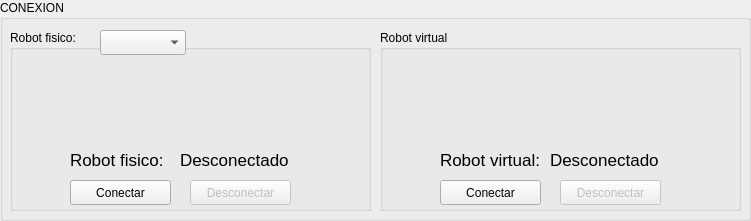
     <widget class="QGroupBox" name="groupBox_10">
      <property name="geometry">
       <rect>
        <x>10</x>
        <y>10</y>
        <width>751</width>
        <height>221</height>
       </rect>
      </property>
      <property name="title">
       <string>CONEXION</string>
      </property>
      <widget class="QGroupBox" name="groupBox_11">
       <property name="geometry">
        <rect>
         <x>10</x>
         <y>30</y>
         <width>361</width>
         <height>181</height>
        </rect>
       </property>
       <property name="title">
        <string>Robot fisico:</string>
       </property>
       <widget class="QPushButton" name="btn_disconnect_real">
        <property name="enabled">
         <bool>false</bool>
        </property>
        <property name="geometry">
         <rect>
          <x>180</x>
          <y>150</y>
          <width>101</width>
          <height>25</height>
         </rect>
        </property>
        <property name="text">
         <string>Desconectar</string>
        </property>
       </widget>
       <widget class="QLabel" name="txt_moving_state_2">
        <property name="geometry">
         <rect>
          <x>60</x>
          <y>120</y>
          <width>101</width>
          <height>20</height>
         </rect>
        </property>
        <property name="font">
         <font>
          <pointsize>13</pointsize>
         </font>
        </property>
        <property name="text">
         <string>Robot fisico:</string>
        </property>
       </widget>
       <widget class="QPushButton" name="btn_connect_real">
        <property name="geometry">
         <rect>
          <x>60</x>
          <y>150</y>
          <width>101</width>
          <height>25</height>
         </rect>
        </property>
        <property name="text">
         <string>Conectar</string>
        </property>
       </widget>
       <widget class="QLabel" name="state_real">
        <property name="geometry">
         <rect>
          <x>170</x>
          <y>120</y>
          <width>111</width>
          <height>20</height>
         </rect>
        </property>
        <property name="font">
         <font>
          <pointsize>13</pointsize>
         </font>
        </property>
        <property name="text">
         <string>Desconectado</string>
        </property>
       </widget>
       <widget class="QLabel" name="imagen_robot_real">
        <property name="geometry">
         <rect>
          <x>120</x>
          <y>30</y>
          <width>101</width>
          <height>81</height>
         </rect>
        </property>
        <property name="text">
         <string/>
        </property>
        <property name="pixmap">
         <pixmap>images/imagen_robot_real.jpeg</pixmap>
        </property>
        <property name="scaledContents">
         <bool>true</bool>
        </property>
       </widget>
       <widget class="QComboBox" name="topicos_election">
        <property name="geometry">
         <rect>
          <x>90</x>
          <y>0</y>
          <width>86</width>
          <height>25</height>
         </rect>
        </property>
        <property name="editable">
         <bool>false</bool>
        </property>
        <property name="currentText">
         <string> </string>
        </property>
        <item>
         <property name="text">
          <string> </string>
         </property>
        </item>
        <item>
         <property name="text">
          <string notr="true">/gamora</string>
         </property>
        </item>
        <item>
         <property name="text">
          <string>/nebula</string>
         </property>
        </item>
       </widget>
      </widget>
      <widget class="QGroupBox" name="groupBox_12">
       <property name="geometry">
        <rect>
         <x>380</x>
         <y>30</y>
         <width>361</width>
         <height>181</height>
        </rect>
       </property>
       <property name="title">
        <string>Robot virtual</string>
       </property>
       <widget class="QPushButton" name="btn_disconnect_sim">
        <property name="enabled">
         <bool>false</bool>
        </property>
        <property name="geometry">
         <rect>
          <x>180</x>
          <y>150</y>
          <width>101</width>
          <height>25</height>
         </rect>
        </property>
        <property name="text">
         <string>Desconectar</string>
        </property>
       </widget>
       <widget class="QLabel" name="txt_moving_state_6">
        <property name="geometry">
         <rect>
          <x>60</x>
          <y>120</y>
          <width>101</width>
          <height>20</height>
         </rect>
        </property>
        <property name="font">
         <font>
          <pointsize>13</pointsize>
         </font>
        </property>
        <property name="text">
         <string>Robot virtual:</string>
        </property>
       </widget>
       <widget class="QPushButton" name="btn_connect_sim">
        <property name="geometry">
         <rect>
          <x>60</x>
          <y>150</y>
          <width>101</width>
          <height>25</height>
         </rect>
        </property>
        <property name="text">
         <string>Conectar</string>
        </property>
       </widget>
       <widget class="QLabel" name="state_sim">
        <property name="geometry">
         <rect>
          <x>170</x>
          <y>120</y>
          <width>111</width>
          <height>20</height>
         </rect>
        </property>
        <property name="font">
         <font>
          <pointsize>13</pointsize>
         </font>
        </property>
        <property name="text">
         <string>Desconectado</string>
        </property>
       </widget>
       <widget class="QLabel" name="imagen_robot_sim">
        <property name="geometry">
         <rect>
          <x>130</x>
          <y>30</y>
          <width>91</width>
          <height>81</height>
         </rect>
        </property>
        <property name="text">
         <string/>
        </property>
        <property name="pixmap">
         <pixmap>images/imagen_robot_sim.jpeg</pixmap>
        </property>
        <property name="scaledContents">
         <bool>true</bool>
        </property>
       </widget>
      </widget>
     </widget>
